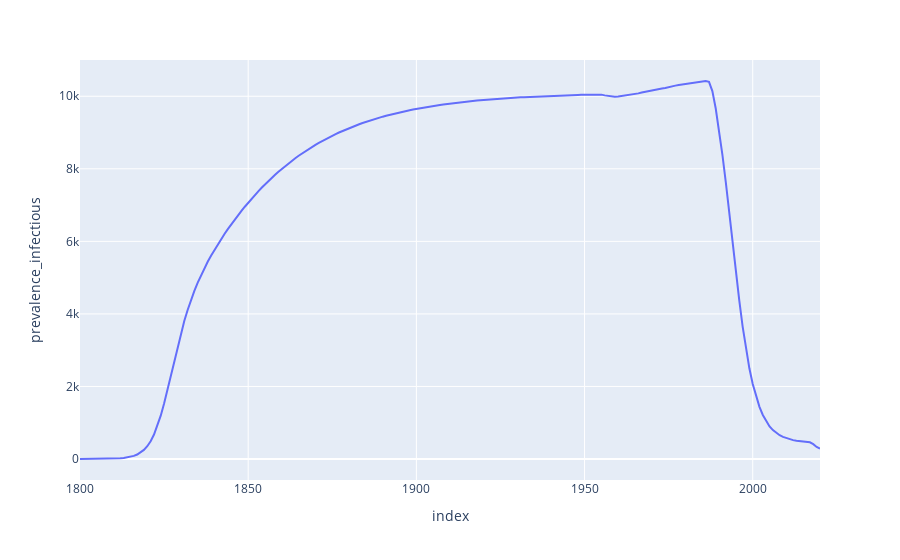

The notebook cell this image was saved under:
### Code cell
prev_plot = px.line(
    derived_df_0,
    x=derived_df_0.index,
    y="prevalence_infectious",
)
prev_plot.show()
prev_plot.write_image(str(SUPPLEMENT_PATH) + "/prevalance.jpg")

### Figure 1 — Plotly figure (JSON) as saved in the notebook; plotly's stock layout.template omitted (floating-point values rounded to 4 significant figures; data arrays with more than 128 entries replaced by an {"elided": "..."} marker saying what was removed)
{"data": [{"hovertemplate": "index=%{x}<br>prevalence_infectious=%{y}<extra></extra>", "legendgroup": "", "line": {"color": "#636efa", "dash": "solid"}, "marker": {"symbol": "circle"}, "mode": "lines", "name": "", "orientation": "v", "showlegend": false, "type": "scatter", "x": {"elided": "221 int values"}, "xaxis": "x", "y": {"elided": "221 float values"}, "yaxis": "y"}], "layout": {"legend": {"tracegroupgap": 0}, "margin": {"t": 60}, "xaxis": {"anchor": "y", "domain": [0, 1], "title": {"text": "index"}}, "yaxis": {"anchor": "x", "domain": [0, 1], "title": {"text": "prevalence_infectious"}}}}
